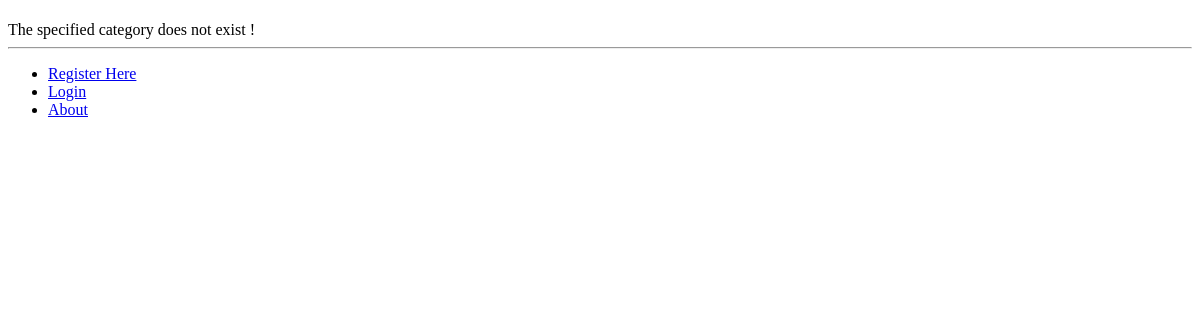
/rango/category/python/, run on an earlier commit of the app's database.
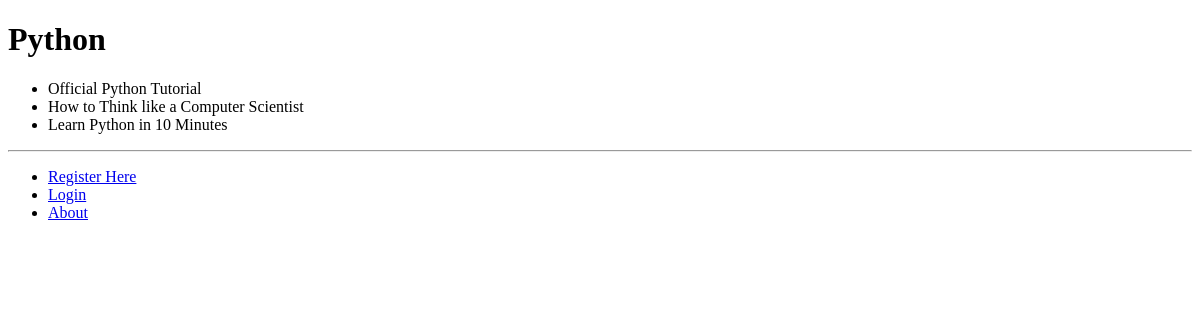
And on a later commit of the database.
### rango/models.py (models this page shows, shortened)
class Category(models.Model):
	name = models.CharField(max_length=128,unique=True)
	views = models.IntegerField(default=0)
	likes = models.IntegerField(default=0)
	slug = models.SlugField(unique=True)

class Page(models.Model):
 	category = models.ForeignKey(Category)
 	title = models.CharField(max_length=128)
 	url = models.URLField()
 	views = models.IntegerField(default=0)

### rango/views.py (the view)
# urls.py: url(r'^category/(?P<category_name_slug>[\w\-]+)/$',views.category,name='category'),)
def category(request,category_name_slug):
	context_dict = {}
	try:
		category = Category.objects.get(slug=category_name_slug)
		context_dict['category_name']= category.name
		pages = Page.objects.filter(category=category)
		context_dict['pages']= pages
		context_dict['category']= category
	except Category.DoesNotExist:
		pass
	return render(request,'rango/category.html',context_dict)

### templates/rango/category.html (shortened to what this page needs)
{% extends "rango/base.html"%}
{% load staticfiles %}
{% block body_block%}
	<h1>{{category_name}}</h1>
	{% if category %}
	{% if pages %}
	<ul>
		{% for page in pages %}
		<li><a =href="{{ page.url}}">{{page.title}}</a></li>
		{% endfor %}
	</ul>
	{%else%}
	<strong> No pages currently in category </strong>
	{%endif%}
	{% else %}
	The specified category {{ category_name }} does not exist !
	{% endif %}
{% endblock %}

### templates/rango/base.html (shortened to what this page needs)
<!DOCTYPE html>
<html>
    <head lang="en">
    </head>
    <body>
        <div>
            {% block body_block %}{% endblock %}
        </div>
        <hr />
        <div>
            <ul>
            {% if user.is_authenticated %}
                <li><a href="{% url 'restricted' %}">Restricted Page</a></li>
                <li><a href="{% url 'logout' %}">Logout</a></li>
                <li><a href="{% url 'add_category' %}">Add a New Category</a></li>
            {% else %}
                <li><a href="{% url 'register' %}">Register Here</a></li>
                <li><a href="{% url 'login' %}">Login</a></li>
            {% endif %}
                <li><a href="{/rango/about/}">About</a></li>
            </ul>
        </div>
    </body>
</html>

What changed in the data, as far as the page shows it:
now on this page (row edited): Category: name "Python"
added Page: title "Official Python Tutorial"
added Page: title "How to Think like a Computer Scientist"
added Page: title "Learn Python in 10 Minutes"
Also different on the page:
text no longer shown: "The specified category does not exist !"
